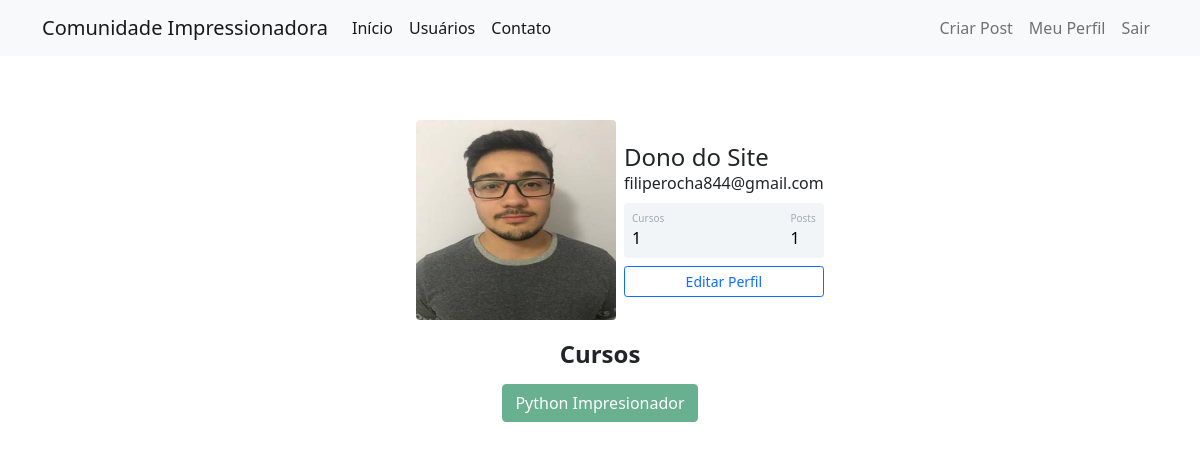
The page /perfil (signed in) on the database its author committed.
### comunidadeimpressionadora/models.py (models this page shows)
class Usuario(database.Model, UserMixin):
    id = database.Column(database.Integer, primary_key=True)
    username = database.Column(database.String, nullable=False)
    senha = database.Column(database.String, nullable=False)
    email = database.Column(database.String, nullable=False, unique=True)
    foto_perfil = database.Column(database.String, default='default.jpg')
    posts = database.relationship('Post', backref='autor', lazy=True)
    cursos = database.Column(database.String, nullable=False, default='Não Informado')
    def contar_post(self):
        return len(self.posts)

### comunidadeimpressionadora/routes.py (the view)
@app.route('/perfil')
@login_required
def perfil():
    foto_perfil = url_for('static', filename=f'fotos_perfil/{current_user.foto_perfil}')
    return render_template('perfil.html', foto_perfil=foto_perfil)

### comunidadeimpressionadora/models.py (called while the page is built)
@login_manager.user_loader
def load_usuario(id_usuario):
    return Usuario.query.get(int(id_usuario))

### comunidadeimpressionadora/templates/perfil.html (shortened to what this page needs)
{% extends 'base.html' %}
{% block body %}
    <div class="container mt-5 d-flex justify-content-center">
        <div class="card p-3">
            <div class="d-flex align-items-center">
                <div class="image pe-2"> <img src="{{ foto_perfil }}" class="rounded" width="200" height="200"> </div>
                <div class="ml-3 w-100">
                    <h4 class="mb-0 mt-0">{{ current_user.username }}</h4> <span>{{ current_user.email }}</span>
                    <div class="p-2 mt-2 bg-primary d-flex justify-content-between rounded text-white stats">
                        {% if 'Não Informado' in current_user.cursos or current_user.cursos == '' %}
                            <div class="d-flex flex-column"> <span class="articles">Cursos</span> <span class="number1">0</span> </div>
                        {% else %}
                            <div class="d-flex flex-column"> <span class="articles">Cursos</span> <span class="number1">{{ current_user.cursos.count(';')+1 }}</span> </div>
                        {% endif %}
                        <div class="d-flex flex-column"> <span class="rating">Posts</span> <span class="number3">{{ current_user.contar_post() }}</span> </div>
                    </div>
                    <div class="button mt-2 d-flex flex-row align-items-center">
                        <a class="w-100" href="{{ url_for('editar_perfil') }}">
                            <button class="btn btn-sm btn-outline-primary w-100" >Editar Perfil</button>
                        </a>
                    </div>
                </div>
            </div>
        </div>
    </div>
    <div class="row justify-content-center">
        <div class="col col-4" style="text-align: center">
            <legend><strong>Cursos</strong></legend><br>
            {% if current_user.cursos == '' %}
                <button type="button" class="btn btn-danger m-1" disabled>Curso não Informado</button>
            {% else %}
                {% for curso in current_user.cursos.split(';') %}
                    <button type="button" class="btn btn-success m-1" disabled>{{ curso }}</button>
                {% endfor%}
            {% endif %}
        </div>
    </div>
{% endblock %}

### comunidadeimpressionadora/static/main.css (style rules this page uses)
.card { width: 400px; border: none; border-radius: 10px; background-color: #fff }
.stats { background: #f2f5f8 !important; color: #000 !important }
.articles { font-size: 10px; color: #a1aab9 }
.number1 { font-weight: 500 }
.rating { font-size: 10px; color: #a1aab9 }
.number3 { font-weight: 500 }

### rows shown on the page
Usuario: username "Dono do Site", email "filiperocha844@gmail.com", cursos "1", cursos "Python Impresionador"

### other values the page prints
{{ current_user.contar_post() }} "1"
